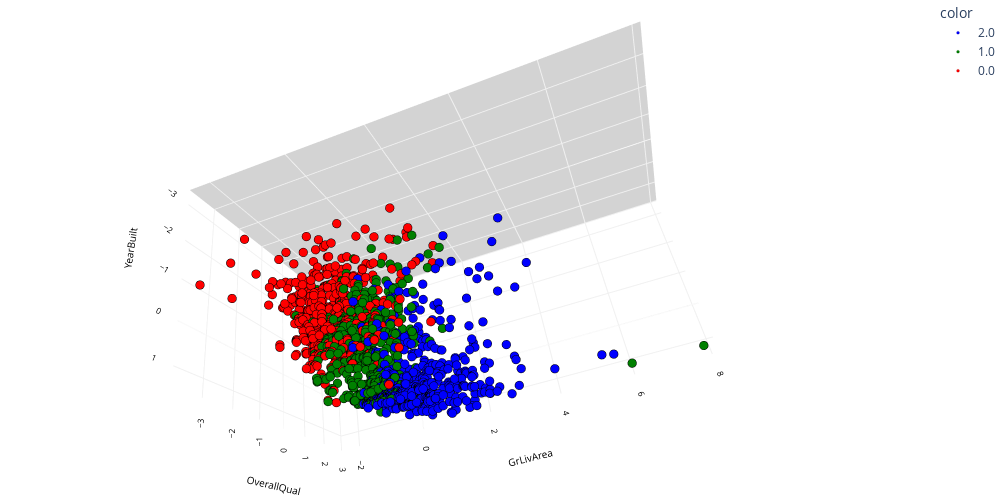

The code cell stored with this chart in its notebook:
### Code cell
# Before PCA
colors = ['blue', 'green', 'red']
fig = px.scatter_3d(df, x='OverallQual', y='GrLivArea', z='YearBuilt', color=df['y'].astype(str), color_discrete_sequence=colors, height=500, width=1000)
fig.update_layout(showlegend=True,
                  scene_camera=dict(up=dict(x=0, y=0, z=1), 
                                    center=dict(x=0, y=0, z=-0.1),
                                    eye=dict(x=1.5, y=-1.4, z=0.5)),
                  margin=dict(l=0, r=0, b=0, t=0),
                  scene=dict(xaxis=dict(backgroundcolor='white',
                                        color='black',
                                        gridcolor='#f0f0f0',
                                        title_font=dict(size=10),
                                        tickfont=dict(size=10)),
                             yaxis=dict(backgroundcolor='white',
                                        color='black',
                                        gridcolor='#f0f0f0',
                                        title_font=dict(size=10),
                                        tickfont=dict(size=10)),
                             zaxis=dict(backgroundcolor='lightgrey',
                                        color='black', 
                                        gridcolor='#f0f0f0',
                                        title_font=dict(size=10),
                                        tickfont=dict(size=10))))
fig.update_traces(marker=dict(size=3, line=dict(color='black', width=0.1)))
fig.show()

### Figure 1 — Plotly figure (JSON) as saved in the notebook; plotly's stock layout.template omitted (floating-point values rounded to 4 significant figures; data arrays with more than 128 entries replaced by an {"elided": "..."} marker saying what was removed)
{"data": [{"hovertemplate": "color=2.0<br>OverallQual=%{x}<br>GrLivArea=%{y}<br>YearBuilt=%{z}<extra></extra>", "legendgroup": "2.0", "marker": {"color": "blue", "line": {"color": "black", "width": 0.1}, "size": 3, "symbol": "circle"}, "mode": "markers", "name": "2.0", "scene": "scene", "showlegend": true, "type": "scatter3d", "x": {"elided": "496 float values"}, "y": {"elided": "496 float values"}, "z": {"elided": "496 float values"}}, {"hovertemplate": "color=1.0<br>OverallQual=%{x}<br>GrLivArea=%{y}<br>YearBuilt=%{z}<extra></extra>", "legendgroup": "1.0", "marker": {"color": "green", "line": {"color": "black", "width": 0.1}, "size": 3, "symbol": "circle"}, "mode": "markers", "name": "1.0", "scene": "scene", "showlegend": true, "type": "scatter3d", "x": {"elided": "478 float values"}, "y": {"elided": "478 float values"}, "z": {"elided": "478 float values"}}, {"hovertemplate": "color=0.0<br>OverallQual=%{x}<br>GrLivArea=%{y}<br>YearBuilt=%{z}<extra></extra>", "legendgroup": "0.0", "marker": {"color": "red", "line": {"color": "black", "width": 0.1}, "size": 3, "symbol": "circle"}, "mode": "markers", "name": "0.0", "scene": "scene", "showlegend": true, "type": "scatter3d", "x": {"elided": "486 float values"}, "y": {"elided": "486 float values"}, "z": {"elided": "486 float values"}}], "layout": {"dragmode": "zoom", "height": 500, "legend": {"title": {"text": "color"}, "tracegroupgap": 0}, "margin": {"b": 0, "l": 0, "r": 0, "t": 0}, "scene": {"aspectmode": "auto", "aspectratio": {"x": 0.9717, "y": 1.508, "z": 0.6823}, "camera": {"center": {"x": -2.776e-17, "y": 2.776e-17, "z": -0.1}, "eye": {"x": -1.776, "y": 0.4119, "z": 1.017}, "projection": {"type": "perspective"}, "up": {"x": -0.4575, "y": 0.2985, "z": -0.8376}}, "domain": {"x": [0, 1], "y": [0, 1]}, "dragmode": "orbit", "xaxis": {"backgroundcolor": "white", "color": "black", "gridcolor": "#f0f0f0", "tickfont": {"size": 10}, "title": {"font": {"size": 10}, "text": "OverallQual"}, "type": "linear"}, "yaxis": {"backgroundcolor": "white", "color": "black", "gridcolor": "#f0f0f0", "tickfont": {"size": 10}, "title": {"font": {"size": 10}, "text": "GrLivArea"}, "type": "linear"}, "zaxis": {"backgroundcolor": "lightgrey", "color": "black", "gridcolor": "#f0f0f0", "tickfont": {"size": 10}, "title": {"font": {"size": 10}, "text": "YearBuilt"}, "type": "linear"}}, "showlegend": true, "width": 1000}}
